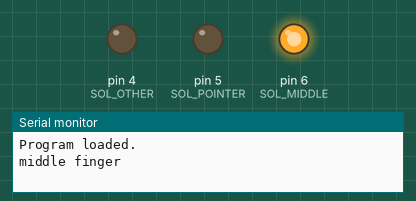
Recording of a sketch running on a simulated Arduino Uno, built with avr-gcc and run on an emulated ATmega328P. On the bench: output pins drawn as LEDs (lit = HIGH), the last lines printed to the serial monitor.

Above: at 1.5 s.
At 4.5 s:
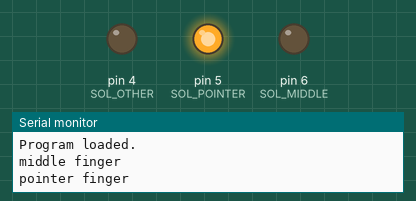
At 7.5 s:
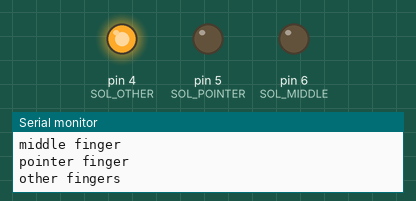
Timing chart, 0 to 11.7 s (numbered marks = the images above):
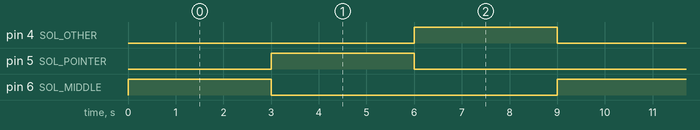

The sketch:

test.ino
```cpp
// Solenoid Variables
#define SOL_POINTER     5                                      // Pointer finger digital output pin
#define SOL_MIDDLE      6                                      // Middle finger digital output pin
#define SOL_OTHER       4                                      // Pinkie and ring finger digital output pin


void setup() {
  pinMode(SOL_POINTER, OUTPUT);
  pinMode(SOL_MIDDLE, OUTPUT);
  pinMode(SOL_OTHER, OUTPUT);

  // Initialize Serial Communication
  Serial.begin(115200);                                        // Set baud rate for serial communication
  while (!Serial)                                              // Loop until serial data is recieved
  ;
  Serial.println("Program loaded.");                           // Print that program is loaded
}

void loop() {
  digitalWrite(SOL_OTHER, LOW);
  Serial.println("middle finger");
  digitalWrite(SOL_MIDDLE, HIGH);
  delay(3000);

  digitalWrite(SOL_MIDDLE, LOW);
  Serial.println("pointer finger");
  digitalWrite(SOL_POINTER, HIGH);
  delay(3000);

  digitalWrite(SOL_POINTER, LOW);
  Serial.println("other fingers");
  digitalWrite(SOL_OTHER, HIGH);
  delay(3000);
}
```

Measured:
- by itself, pin 4 (SOL_OTHER), pin 5 (SOL_POINTER), pin 6 (SOL_MIDDLE): alternates HIGH for 3.0 s and LOW for 6.0 s
- by itself, everything shown: repeats every 9.0 s, in 3 steps
